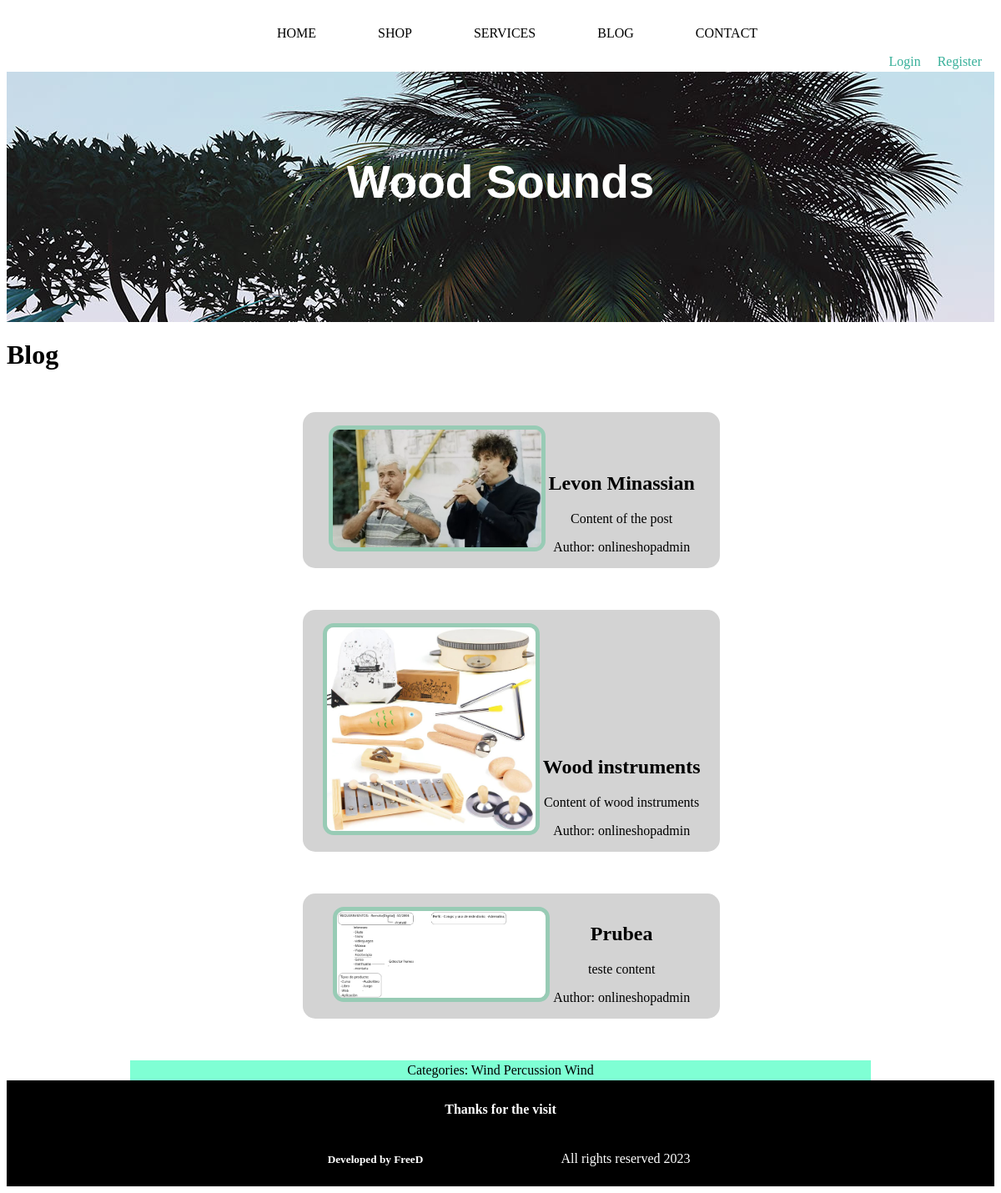
Screenshot of /blog/ with the database file from the repository.
### blog/models.py (models this page shows, shortened)
class Post(models.Model):
    title = models.CharField(max_length=50)
    content = models.CharField(max_length=150)
    image = models.ImageField(upload_to='blog', null=True, blank=True)
    author = models.ForeignKey(User, on_delete=models.CASCADE)
    categories = models.ManyToManyField(Category)
    created = models.DateTimeField(auto_now_add=True)
    updated = models.DateTimeField(auto_now_add=True)
    class Meta:
        verbose_name = 'post'
        verbose_name_plural = 'posts'

class Category(models.Model):
    name = models.CharField(max_length=50)
    created = models.DateTimeField(auto_now_add=True)
    updated = models.DateTimeField(auto_now_add=True)
    class Meta:
        verbose_name = 'category'
        verbose_name_plural = 'categories'

### blog/views.py (the view)
# urls.py: 2. Add a URL to urlpatterns:  path('blog/', include('blog.urls'))
def blog(request):
    posts = Post.objects.all()
    return render(request, "blog/blog.html", {"posts": posts})

### cart/context_processor.py (called while the page is built)
def cart_total_import(request):
    total = 0
    if request.user.is_authenticated:
        for key, value in request.session["cart"].items():
            total = total + float(value["price"])
    return {"cart_total_import": total}

### blog/templates/blog/blog.html (shortened to what this page needs)
{% extends "webapp/base.html" %}
{% load static %}
{% block content %}
<main>
    <h1>Blog</h1>
    <section>
    {% for post in posts %}
    <div class="service_display">
        <div>
            <p><img src="{{post.image.url}}" alt="Post image"
                    style="width: 250px; height: auto; border-radius: 13px; border: 5px solid rgb(152, 203, 181);"></p>
        </div>
        <div>
            <h2>{{post.title}}</h2>
            <p>{{post.content}}</p>
            <p>Author: {{post.author}}</p>
        </div>
    </div>
    {% endfor %}
    </section>
    <section>
        <div id="categorindex">
            Categories:
            {% for post in posts %}
                    {% for category in post.categories.all %}
                        <a href="{% url 'Category' category.id %}" class="categorlink">{{category.name}}</a>
                    {% endfor %}
            {% endfor %}
        </div>
    </section>
</main>
{% endblock %}

### webapp/static/webapp/css/base.css (style rules this page uses)
.service_display { text-align: center; margin: 50px 0px; background-color: lightgray; border-radius: 15px; width: 500px; position: relative; left: 30%; }
.service_display div { display: inline-block; text-align: center; }
#categorindex { background-color: aquamarine; text-align: center; width: 75%; margin: auto; padding: 3px 0px; }
.categorlink { text-decoration: none; color: black; }

### rows the page displays
Post: image (picture), title "Levon Minassian", content "Content of the post", author "onlineshopadmin"
Post: image (picture), title "Wood instruments", content "Content of wood instruments", author "onlineshopadmin"
Post: image (picture), title "Prubea", content "teste content", author "onlineshopadmin"
Category: name "Wind"
Category: name "Percussion"
